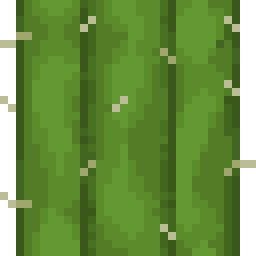
#> input picture MCTexturePack/cactus.png, 32 x 32 px (shown 8 times larger); its folder holds only this picture in this run
$ python escalar_bloques.py
#> lines starting #> are read from the running program, lines starting #| are printed output that depends on the picture
# escalar_bloques.py
# Requisito: python -m pip install pillow
# Uso: python escalar_bloques.py                      -> procesa .\MCTexturePack
#      python escalar_bloques.py "C:\ruta\carpeta"    -> procesa otra carpeta

import sys
from pathlib import Path
from PIL import Image

TAMANO = 640                      # Lado final en px (múltiplo entero de 32 -> x20, píxeles uniformes)
EXTENSIONES = {".png", ".jpg", ".jpeg", ".webp"}

# Entrada: argumento de consola o carpeta "MCTexturePack" junto al script
entrada = Path(sys.argv[1]) if len(sys.argv) > 1 else Path(__file__).parent / "MCTexturePack"

# Salida: carpeta hermana con el mismo nombre + "Escaladas" (MCTexturePack -> MCTexturePackEscaladas)
salida = entrada.parent / f"{entrada.name}Escaladas"
salida.mkdir(exist_ok=True)

for archivo in sorted(entrada.iterdir()):
    if not archivo.is_file() or archivo.suffix.lower() not in EXTENSIONES:
        continue

    try:
        img = Image.open(archivo).convert("RGBA")
#> img is the input picture: PIL image 32x32 RGBA; mean R, G, B, A 81.1, 119.7, 41.9, 225.1

        # Si la textura es una tira animada (alto > ancho), se recorta el primer fotograma cuadrado
        if img.height > img.width:
            img = img.crop((0, 0, img.width, img.width))

        # Fondo negro opaco: Spotify rellena la transparencia con negro de todos modos
        fondo = Image.new("RGBA", img.size, (0, 0, 0, 255))
        fondo.alpha_composite(img)
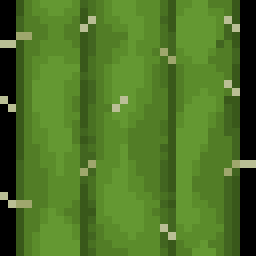
#> fondo: PIL image 32x32 RGBA (shown 8 times larger); mean R, G, B, A 77.5, 116.1, 38.4, 255

        # NEAREST = vecino más cercano: cada píxel se agranda sin mezclar colores (sin borrosidad)
        resultado = fondo.convert("RGB").resize((TAMANO, TAMANO), Image.NEAREST)

        # Se guarda como PNG (sin pérdida) conservando el nombre original
        resultado.save(salida / f"{archivo.stem}.png")
        print(f"OK  {archivo.name} -> {TAMANO}x{TAMANO}")

    except Exception as e:
        # Un archivo con problemas no detiene el resto del lote
        print(f"ERROR {archivo.name}: {e}")

print(f"\nListo. Resultados en: {salida}")
